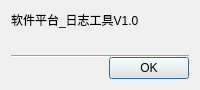
<?xml version="1.0" encoding="UTF-8"?>
<ui version="4.0">
 <class>logabout</class>
 <widget class="QDialog" name="logabout">
  <property name="geometry">
   <rect>
    <x>0</x>
    <y>0</y>
    <width>200</width>
    <height>90</height>
   </rect>
  </property>
  <property name="sizePolicy">
   <sizepolicy hsizetype="Fixed" vsizetype="Fixed">
    <horstretch>0</horstretch>
    <verstretch>0</verstretch>
   </sizepolicy>
  </property>
  <property name="minimumSize">
   <size>
    <width>200</width>
    <height>90</height>
   </size>
  </property>
  <property name="maximumSize">
   <size>
    <width>200</width>
    <height>90</height>
   </size>
  </property>
  <property name="windowTitle">
   <string>logabout</string>
  </property>
  <layout class="QGridLayout" name="gridLayout">
   <item row="0" column="0" colspan="2">
    <widget class="QLabel" name="label">
     <property name="text">
      <string>软件平台_日志工具V1.0</string>
     </property>
    </widget>
   </item>
   <item row="1" column="0" rowspan="2" colspan="2">
    <widget class="Line" name="line">
     <property name="orientation">
      <enum>Qt::Horizontal</enum>
     </property>
    </widget>
   </item>
   <item row="2" column="1">
    <layout class="QHBoxLayout" name="horizontalLayout">
     <item>
      <spacer name="horizontalSpacer">
       <property name="orientation">
        <enum>Qt::Horizontal</enum>
       </property>
       <property name="sizeHint" stdset="0">
        <size>
         <width>40</width>
         <height>20</height>
        </size>
       </property>
      </spacer>
     </item>
     <item>
      <widget class="QPushButton" name="pushButton">
       <property name="text">
        <string>OK</string>
       </property>
      </widget>
     </item>
    </layout>
   </item>
  </layout>
 </widget>
 <layoutdefault spacing="6" margin="11"/>
 <resources/>
 <connections/>
</ui>
